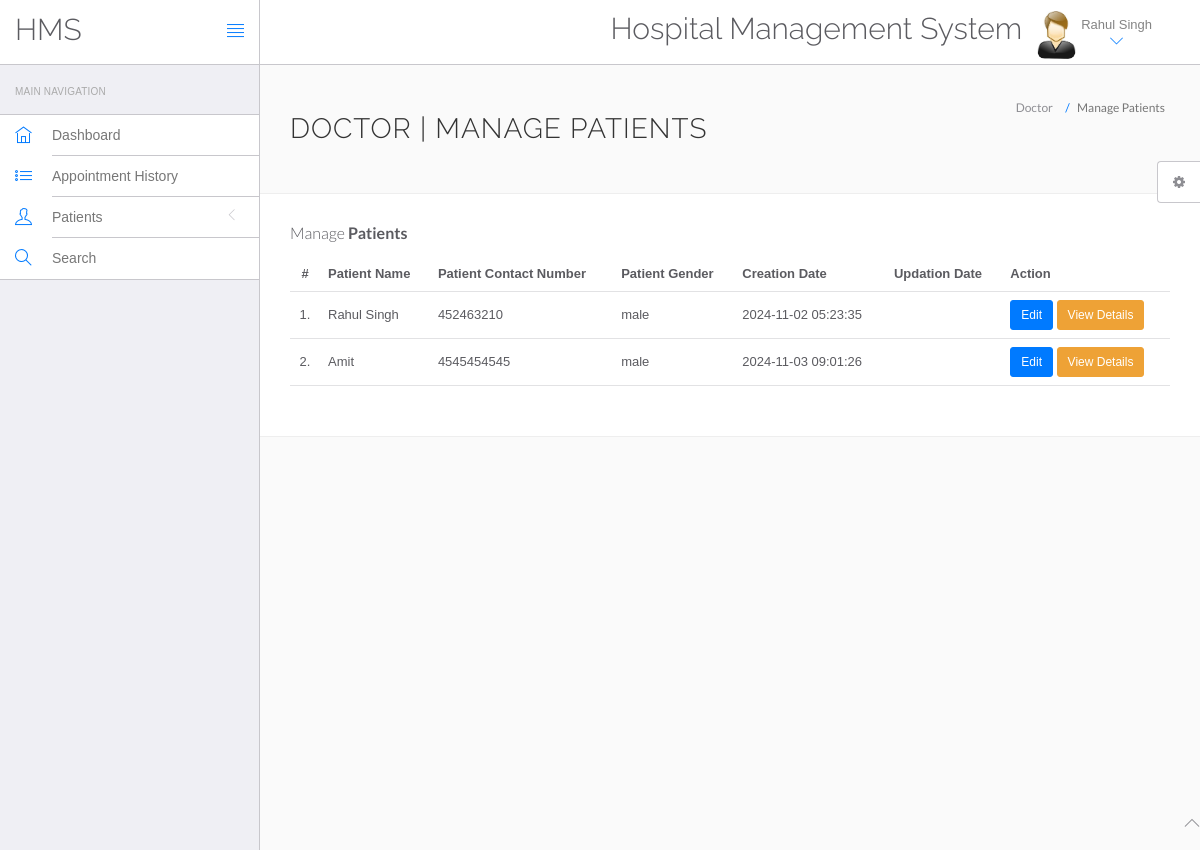
The page /hospital/hms/doctor/manage-patient.php (signed in) on the database its author committed.
### tables this page shows
CREATE TABLE `doctors` (
  `id` int(11) NOT NULL,
  `specilization` varchar(255) DEFAULT NULL,
  `doctorName` varchar(255) DEFAULT NULL,
  `address` longtext DEFAULT NULL,
  `docFees` varchar(255) DEFAULT NULL,
  `contactno` bigint(11) DEFAULT NULL,
  `docEmail` varchar(255) DEFAULT NULL,
  `password` varchar(255) DEFAULT NULL,
  `creationDate` timestamp NULL DEFAULT current_timestamp(),
  `updationDate` timestamp NULL DEFAULT NULL ON UPDATE current_timestamp()
);

CREATE TABLE `tblpatient` (
  `ID` int(10) NOT NULL,
  `Docid` int(10) DEFAULT NULL,
  `PatientName` varchar(200) DEFAULT NULL,
  `PatientContno` bigint(10) DEFAULT NULL,
  `PatientEmail` varchar(200) DEFAULT NULL,
  `PatientGender` varchar(50) DEFAULT NULL,
  `PatientAdd` mediumtext DEFAULT NULL,
  `PatientAge` int(10) DEFAULT NULL,
  `PatientMedhis` mediumtext DEFAULT NULL,
  `CreationDate` timestamp NULL DEFAULT current_timestamp(),
  `UpdationDate` timestamp NULL DEFAULT NULL ON UPDATE current_timestamp()
);

### hospital/hms/doctor/manage-patient.php (the view, shortened to what this page needs)
<?php
include('include/config.php');
if(strlen($_SESSION['id']==0)) {
 header('location:logout.php');
  } else{
?>
<!DOCTYPE html>
<html lang="en">
	<head>
		<link rel="stylesheet" href="vendor/bootstrap/css/bootstrap.min.css">
		<link rel="stylesheet" href="vendor/fontawesome/css/font-awesome.min.css">
		<link rel="stylesheet" href="vendor/themify-icons/themify-icons.min.css">
		<link href="vendor/animate.css/animate.min.css" rel="stylesheet" media="screen">
		<link href="vendor/perfect-scrollbar/perfect-scrollbar.min.css" rel="stylesheet" media="screen">
		<link href="vendor/switchery/switchery.min.css" rel="stylesheet" media="screen">
		<link href="vendor/bootstrap-touchspin/jquery.bootstrap-touchspin.min.css" rel="stylesheet" media="screen">
		<link href="vendor/select2/select2.min.css" rel="stylesheet" media="screen">
		<link href="vendor/bootstrap-datepicker/bootstrap-datepicker3.standalone.min.css" rel="stylesheet" media="screen">
		<link href="vendor/bootstrap-timepicker/bootstrap-timepicker.min.css" rel="stylesheet" media="screen">
		<link rel="stylesheet" href="assets/css/styles.css">
		<link rel="stylesheet" href="assets/css/plugins.css">
		<link rel="stylesheet" href="assets/css/themes/theme-1.css" id="skin_color" />
	</head>
	<body>
		<div id="app">
<?php include('include/sidebar.php');?>
<div class="app-content">
<?php include('include/header.php');?>
<div class="main-content" >
<div class="wrap-content container" id="container">
<section id="page-title">
<div class="row">
<div class="col-sm-8">
<h1 class="mainTitle">Doctor | Manage Patients</h1>
</div>
<ol class="breadcrumb">
<li>
<span>Doctor</span>
</li>
<li class="active">
<span>Manage Patients</span>
</li>
</ol>
</div>
</section>
<div class="container-fluid container-fullw bg-white">
<div class="row">
<div class="col-md-12">
<h5 class="over-title margin-bottom-15">Manage <span class="text-bold">Patients</span></h5>
<table class="table table-hover" id="sample-table-1">
<thead>
<tr>
<th class="center">#</th>
<th>Patient Name</th>
<th>Patient Contact Number</th>
<th>Patient Gender </th>
<th>Creation Date </th>
<th>Updation Date </th>
<th>Action</th>
</tr>
</thead>
<tbody>
<?php
$docid=$_SESSION['id'];
$sql=mysqli_query($con,"select * from tblpatient where Docid='$docid' ");
$cnt=1;
while($row=mysqli_fetch_array($sql))
{
?>
<tr>
<td class="center"><?php echo $cnt;?>.</td>
<td class="hidden-xs"><?php echo $row['PatientName'];?></td>
<td><?php echo $row['PatientContno'];?></td>
<td><?php echo $row['PatientGender'];?></td>
<td><?php echo $row['CreationDate'];?></td>
<td><?php echo $row['UpdationDate'];?>
</td>
<td>
<a href="edit-patient.php?editid=<?php echo $row['ID'];?>" class="btn btn-primary btn-sm" target="_blank">Edit</a> <a href="view-patient.php?viewid=<?php echo $row['ID'];?>" class="btn btn-warning btn-sm" target="_blank">View Details</a>
</td>
</tr>
<?php
$cnt=$cnt+1;
 }?></tbody>
</table>
</div>
</div>
</div>
</div>
</div>
</div>
</div>
	<?php include('include/footer.php');?>
	<?php include('include/setting.php');?>
	</body>
</html>
<?php } ?>

### hospital/hms/doctor/include/header.php (shortened to what this page needs)
<header class="navbar navbar-default navbar-static-top">
					<div class="navbar-header">
						<a class="navbar-brand" href="#">
							<h2 style="padding-top:20% ">HMS</h2>
						</a>
						<a href="#" class="sidebar-toggler pull-right visible-md visible-lg" data-toggle-class="app-sidebar-closed" data-toggle-target="#app">
							<i class="ti-align-justify"></i>
						</a>
					</div>
					<div class="navbar-collapse collapse">
						<ul class="nav navbar-right">
								<li  style="padding-top:2% ">
								<h2>Hospital Management System</h2>
							</li>
							<li class="dropdown current-user">
								<a href class="dropdown-toggle" data-toggle="dropdown">
									<img src="assets/images/images.jpg" > <span class="username">
									<?php $query=mysqli_query($con,"select doctorName from doctors where id='".$_SESSION['id']."'");
while($row=mysqli_fetch_array($query))
{
	echo $row['doctorName'];
}
									?> <i class="ti-angle-down"></i></i></span>
								</a>
							</li>
						</ul>
					</div>
				</header>

### hospital/hms/doctor/assets/css/themes/theme-1.css (style rules this page uses)
body { background: #FAFAFA; }
header .navbar-header { background: #ffffff !important; border-right-color: #c8c7cc !important; border-bottom-color: #c8c7cc !important; }
header .navbar-header .sidebar-toggler, header .navbar-header .sidebar-mobile-toggler { color: #007aff !important; }
header .navbar-header .navbar-brand { color: #777 !important; }
header .navbar-collapse { background: #ffffff !important; border-bottom-color: #c8c7cc !important; box-shadow: none !important; }
header .navbar-collapse .navbar-right > li > a { color: #777; }
header .navbar-collapse .navbar-right > li > a i { color: #007aff !important; }

### rows shown on the page
doctors: doctorName "Rahul Singh"
tblpatient: PatientName "Rahul Singh", PatientContno "452463210", PatientGender "male", CreationDate "2024-11-02 05:23:35"
tblpatient: PatientName "Amit", PatientContno "4545454545", PatientGender "male", CreationDate "2024-11-03 09:01:26"
